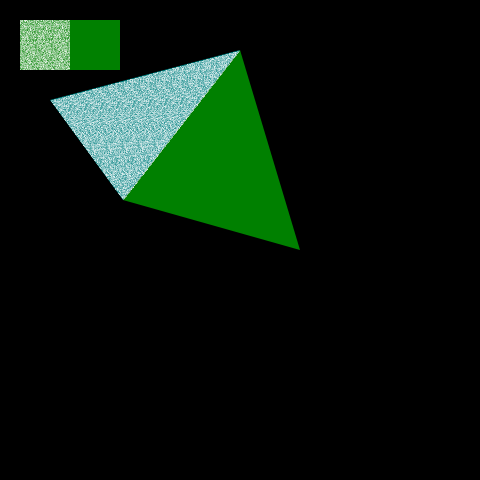
Frame 1 (no input)
Frame 60 (no input): identical to frame 1, image omitted
Frame 120 (the mouse pressed at the canvas centre since frame 60): identical to frame 1, image omitted

The p5.js sketch that drew this single still picture (run headless with seeded random() and noise() and a simulated clock; from frame 60 on, the mouse is pressed at the canvas centre):

// p5.js sketch
// ── sketch.js
// https://twitter.com/inconvergent/status/1215360259889541126/photo/1

var a = { x: 240, y: 50 };
var b = { x: 123, y: 200 };
var c = { x: 300, y: 250 };

var d = { x: 50, y: 100 };
var e = { x: 123, y: 200 };
var f = { x: 240, y: 50 };

function setup() {
  createCanvas(480, 480);
  background(0);
  noStroke();
  fill('rgba(0,255,0, 0.5)');
  rect(20, 20, 50, 50);
  rect(70, 20, 50, 50);
  let black = color(noise(10, 10) * 255);
  for (var x = 20; x < 70; x++) {
    for (var y = 20; y < 70; y++) {
      let c = get(x, y);
      set(x, y, color(`rgba(${c[0]},${c[1]},${c[2]}, ${noise(x, y)})`));
    }
  }
  updatePixels();
  fill('rgba(0,255,0, 0.5)');
  triangle(a.x, a.y, b.x, b.y, c.x, c.y);
  fill('rgba(0,255,255, 0.5)');
  triangle(d.x, d.y, e.x, e.y, f.x, f.y);
//return;
loadPixels();
  for (var x = Math.min(d.x, e.x, f.x); x < Math.max(d.x, e.x, f.x); x++) {
    for (var y = Math.min(d.y, e.y, f.y); y < Math.max(d.y, e.y, f.y); y++) {
      if (ptInTriangle({x:x,y:y}, d,e,f)) {
        let c = get(x, y);
        set(x, y, color(`rgba(${c[0]},${c[1]},${c[2]}, ${noise(x, y)})`));
      }
    }
  }
  updatePixels();
}

function mouseClicked(event) {
  console.log(event);
  console.log(ptInTriangle({x: event.clientX, y: event.clientY}, d, e, f));
}


// https://en.wikipedia.org/wiki/Barycentric_coordinate_system#Barycentric_coordinates_on_triangles
// https://stackoverflow.com/a/34093754/384316
function ptInTriangle(p, p0, p1, p2) {
  var A = 1 / 2 * (-p1.y * p2.x + p0.y * (-p1.x + p2.x) + p0.x * (p1.y - p2.y) + p1.x * p2.y);
  var sign = A < 0 ? -1 : 1;
  var s = (p0.y * p2.x - p0.x * p2.y + (p2.y - p0.y) * p.x + (p0.x - p2.x) * p.y) * sign;
  var t = (p0.x * p1.y - p0.y * p1.x + (p0.y - p1.y) * p.x + (p1.x - p0.x) * p.y) * sign;

  return s > 0 && t > 0 && (s + t) < 2 * A * sign;
}


function draw() {
  // put drawing code here
}
